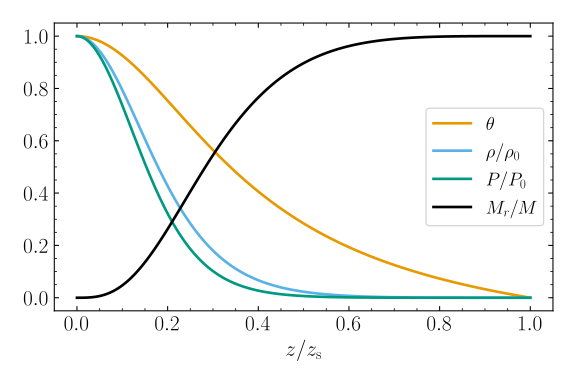

The script that saved this image:
#!/usr/bin/env python
#
# Simple polytrope plot

# Imports

import matplotlib.pyplot as plt
import matplotlib.ticker as tkr
import numpy as np

from pygyre import *
from colors import *

# Plot settings

plt.style.use('web.mplstyle')

# Read plot data

tab = read_model('poly.simple.h5')

# Do the plot

fig, ax = plt.subplots()

ax.plot(tab['x'], tab['theta'], color=ORANGE, label=r'$\theta$')
ax.plot(tab['x'], tab['rho/rho_c'], color=SKY_BLUE, label=r'$\rho/\rho_{\rm c}$')
ax.plot(tab['x'], tab['P/P_c'], color=BLUE_GREEN, label=r'$P/P_{\rm c}$')
ax.plot(tab['x'], tab['M_r/M'], color=BLACK, label=r'$M_{r}/M$')

ax.set_xlabel(r'$z/z_{\rm s}$')

ax.legend()

# Write out the figure

fig.tight_layout()
fig.savefig('fig_poly_simple.svg')
